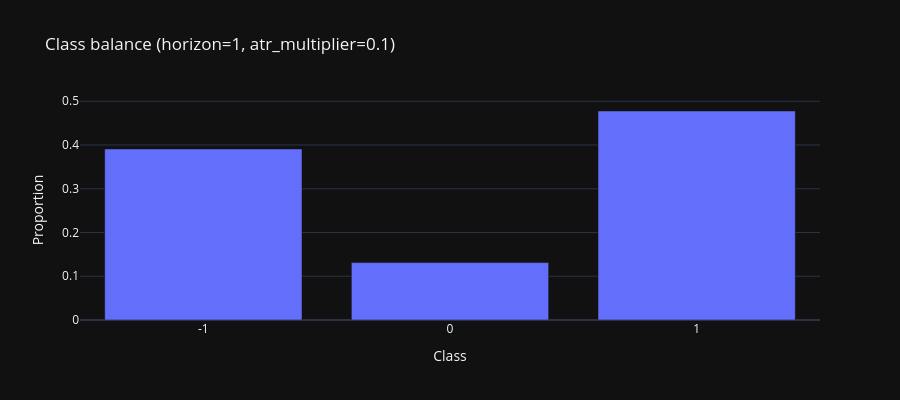

Notebook code cell kept with this figure:
### Markdown cell above
### Class balance

### Code cell
class_balance = df["target"].value_counts(normalize=True).sort_index()
fig = go.Figure(go.Bar(x=class_balance.index.astype(int).astype(str), y=class_balance.values))
fig.update_layout(title=f"Class balance (horizon={horizon}, atr_multiplier={atr_multiplier})",
                  xaxis_title="Class", yaxis_title="Proportion", height=400)
fig.show()

### Figure 1 — Plotly figure (JSON) as saved in the notebook; plotly's stock layout.template omitted (floating-point values rounded to 4 significant figures)
{"data": [{"type": "bar", "x": ["-1", "0", "1"], "y": [0.391, 0.1313, 0.4777]}], "layout": {"height": 400, "title": {"text": "Class balance (horizon=1, atr_multiplier=0.1)"}, "xaxis": {"title": {"text": "Class"}}, "yaxis": {"title": {"text": "Proportion"}}}}
